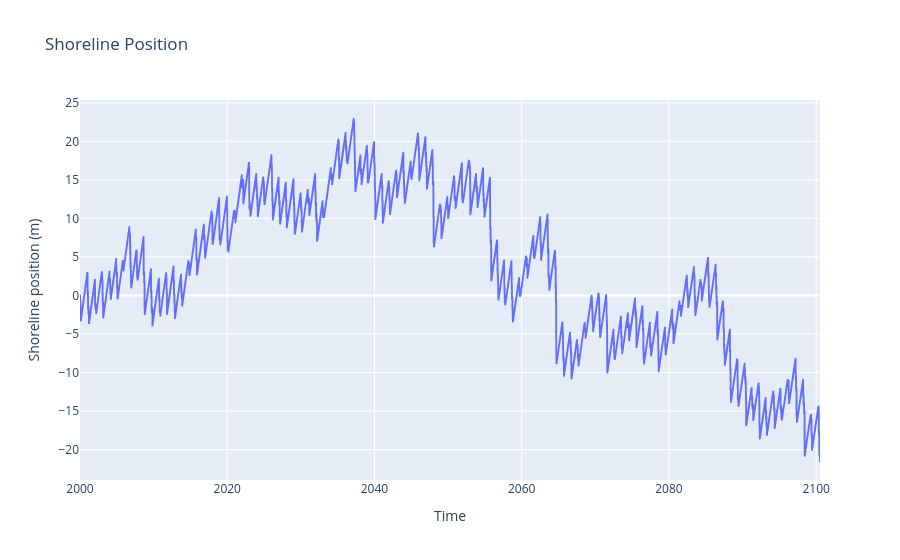

The cell this chart's notebook holds for it:
### Code cell
shoreline_track['time'] = helper.date_add_days(date_start, shoreline_track['day'])

px.line(
    shoreline_track,
    x='time', 
    y='shoreline_position', 
    labels={'time': 'Time', 'shoreline_position': 'Shoreline position (m)'},
    title=f'Shoreline Position'
)

### Figure 1 — Plotly figure (JSON) as saved in the notebook; plotly's stock layout.template omitted (floating-point values rounded to 4 significant figures; data arrays with more than 128 entries replaced by an {"elided": "..."} marker saying what was removed)
{"data": [{"hovertemplate": "Time=%{x}<br>Shoreline position (m)=%{y}<extra></extra>", "legendgroup": "", "line": {"color": "#636efa", "dash": "solid"}, "marker": {"symbol": "circle"}, "mode": "lines", "name": "", "showlegend": false, "type": "scattergl", "x": {"elided": "1376 str values"}, "xaxis": "x", "y": {"elided": "1376 float values"}, "yaxis": "y"}], "layout": {"legend": {"tracegroupgap": 0}, "title": {"text": "Shoreline Position"}, "xaxis": {"anchor": "y", "domain": [0, 1], "title": {"text": "Time"}}, "yaxis": {"anchor": "x", "domain": [0, 1], "title": {"text": "Shoreline position (m)"}}}}
